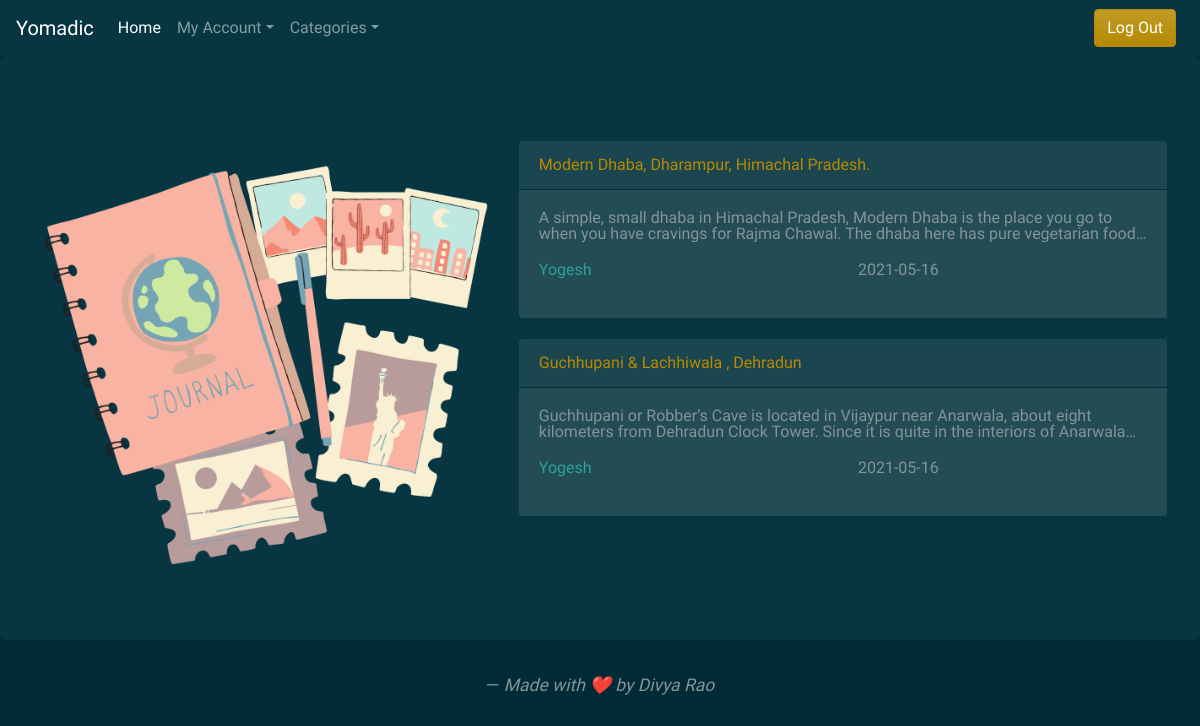
/myPosts (signed in), run on an earlier commit of the app's database.
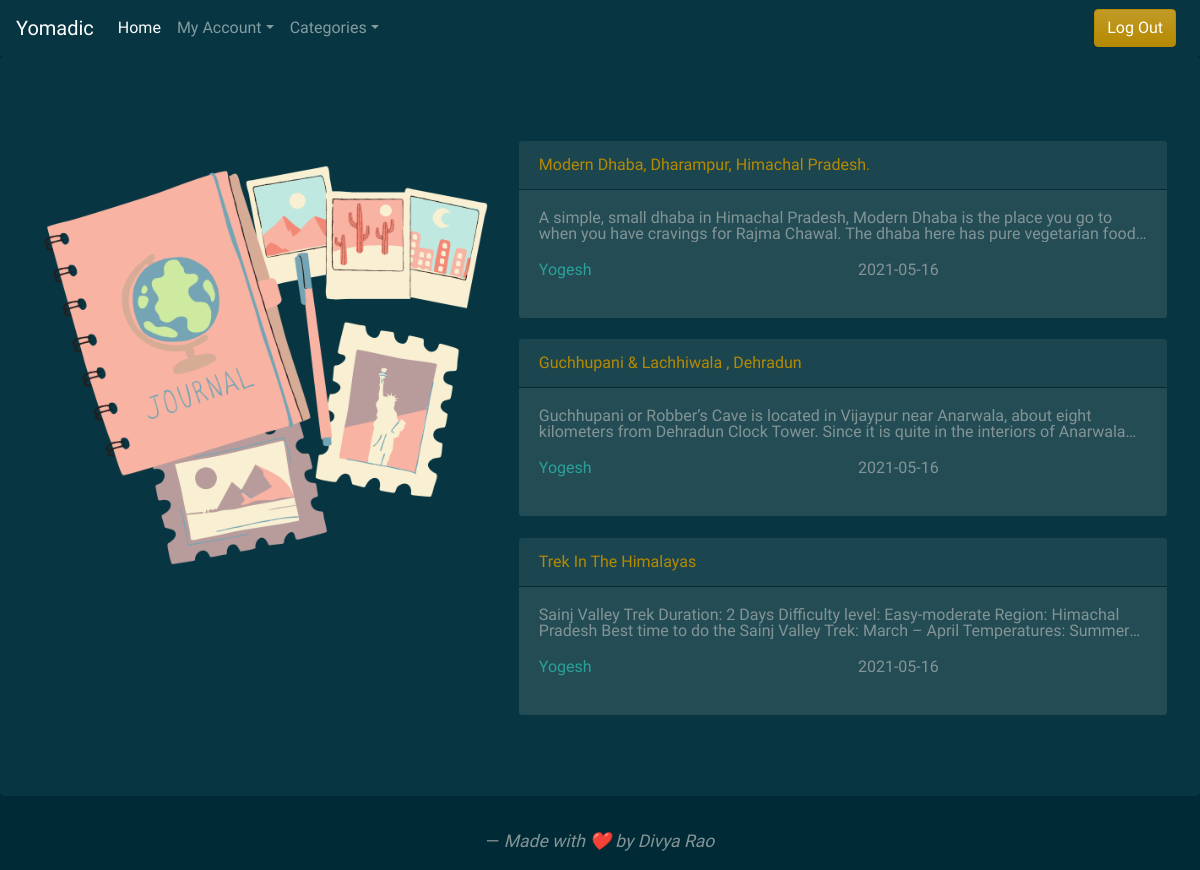
And on a later commit of the database.
### flaskapp/models.py (models this page shows, shortened)
class Post(db.Model):
    id = db.Column(db.Integer, primary_key=True)
    title = db.Column(db.String(100), nullable=False)
    date_posted = db.Column(db.DateTime, nullable=False, default=datetime.utcnow)
    content = db.Column(db.Text, nullable=False)
    category = db.Column(db.String(200),nullable=False )
    user_id = db.Column(db.Integer, db.ForeignKey('user.id'), nullable=False)

class User(db.Model , UserMixin):
    id = db.Column(db.Integer, primary_key=True)
    username = db.Column(db.String(20), unique=True, nullable=False)
    email = db.Column(db.String(120), unique=True, nullable=False)
    image_file = db.Column(db.String(20), nullable=False, default='default.png')
    password = db.Column(db.String(60), nullable=False)
    posts = db.relationship('Post', backref='author', lazy=True)

### flaskapp/routes.py (the view)
@app.route("/myPosts" ,  methods=['GET'])
@login_required
def myPosts():
    posts = Post.query.filter_by(author = current_user)
    image_file = url_for('static', filename='/assets/' + '10.png')
    return render_template('myPosts.html' , posts=posts , image_file = image_file)

### flaskapp/models.py (called while the page is built)
@login_manager.user_loader
def load_user(user_id):
    return User.query.get(int(user_id))

### flaskapp/templates/myPosts.html
{% extends "layout.html" %} {% block content %}
<div class="jumbotron">
    <div class="row">
        <div class="col-lg-5">
            <img src="{{ image_file }}" class="img-responsive" style="width:100%">
        </div>
        <div class="col-lg-7">
            {% for post in posts %}
            <div class="card border-dark mb-3" style="max-width: 50rem; margin-top:3%">
                <a class="card-header text-primary" href="{{ url_for('post', post_id=post.id) }}">{{ post.title }}</a>
                <div class="card-body">
                    <p class="card-text" style=" word-break: break-word;
                overflow: hidden;
                text-overflow: ellipsis;
                display: -webkit-box;
                line-height: 16px; /* fallback */
                max-height: 32px; /* fallback */
                -webkit-line-clamp: 2; /* number of lines to show */
                -webkit-box-orient: vertical;">{{ post.content }}</p>
                    <div class="row">
                        <div class="col">
                            <p class="text-success">{{ post.author.username }}</p>
                        </div>
                        <div class="col">
                            <p>{{ post.date_posted.strftime('%Y-%m-%d') }}</p>
                        </div>
                    </div>
                </div>
            </div>
            {% endfor %}
        </div>
    </div>
</div>
{% endblock content %}

### flaskapp/templates/layout.html (shortened to what this page needs)
<!DOCTYPE html>
<html lang="en">
<head>
    <link rel="stylesheet" href="https://cdn.jsdelivr.net/npm/bootswatch@4.5.2/dist/solar/bootstrap.min.css">
</head>
<body>
    <nav class="navbar navbar-expand-lg navbar-dark bg-dark">
        <a class="navbar-brand" href="/">Yomadic</a>
        <div class="collapse navbar-collapse" id="navbarColor02">
            <ul class="navbar-nav mr-auto">
                <li class="nav-item active">
                    <a class="nav-link" href="/home">Home
              </a>
                </li>
                {% if current_user.is_authenticated %}
                <li class="nav-item dropdown">
                    <a class="nav-link dropdown-toggle" data-toggle="dropdown" href="#" role="button" aria-haspopup="true" aria-expanded="false">My Account</a>
                </li>
                <li class="nav-item dropdown">
                    <a class="nav-link dropdown-toggle" data-toggle="dropdown" href="#" role="button" aria-haspopup="true" aria-expanded="false">Categories</a>
                </li>
                {% endif %}
            </ul>
            <ul class="navbar-nav my-2 my-lg-0 ">
                {% if current_user.is_authenticated %}
                <a class="btn btn-primary mr-sm-2 " href="{{ url_for( 'logout') }} ">Log Out</a> {% else %}
                <a class="btn btn-primary mr-sm-2 " href="/login ">Log in</a>
                <a class="btn btn-danger my-2 my-sm-0 " href="/register ">Sign Up</a> {% endif %}
            </ul>
        </div>
    </nav>
    <div>
        {% block content %} {% endblock content %}
    </div>
    <blockquote class="blockquote text-center ">
        <footer class="blockquote-footer "><i>Made with ❤️ by Divya Rao </i></footer>
    </blockquote>
</body>
</html>
</body>
</html>

What changed in the data, as far as the page shows it:
added Post: title "Trek In The Himalayas", content "Sainj Valley Trek Duration: 2 Days Difficulty level: Easy-moderate Region: Himachal Pradesh Best time to do the Sainj Valley Trek: March – April Temperatures:…", author.username "Yogesh", date_posted "2021-05-16"
